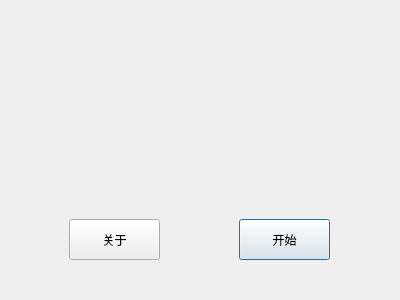
<?xml version="1.0" encoding="UTF-8"?>
<ui version="4.0">
 <class>Dialog</class>
 <widget class="QDialog" name="Dialog">
  <property name="geometry">
   <rect>
    <x>0</x>
    <y>0</y>
    <width>400</width>
    <height>300</height>
   </rect>
  </property>
  <property name="windowTitle">
   <string>Dialog</string>
  </property>
  <property name="styleSheet">
   <string notr="true"/>
  </property>
  <widget class="QPushButton" name="pushButton_start">
   <property name="geometry">
    <rect>
     <x>239</x>
     <y>219</y>
     <width>91</width>
     <height>41</height>
    </rect>
   </property>
   <property name="text">
    <string>开始</string>
   </property>
  </widget>
  <widget class="QPushButton" name="pushButton_about">
   <property name="geometry">
    <rect>
     <x>69</x>
     <y>219</y>
     <width>91</width>
     <height>41</height>
    </rect>
   </property>
   <property name="text">
    <string>关于</string>
   </property>
  </widget>
  <widget class="QLabel" name="label">
   <property name="geometry">
    <rect>
     <x>110</x>
     <y>50</y>
     <width>171</width>
     <height>41</height>
    </rect>
   </property>
   <property name="text">
    <string/>
   </property>
  </widget>
  <widget class="QLabel" name="label2">
   <property name="geometry">
    <rect>
     <x>90</x>
     <y>120</y>
     <width>231</width>
     <height>71</height>
    </rect>
   </property>
   <property name="text">
    <string/>
   </property>
  </widget>
 </widget>
 <resources/>
 <connections/>
</ui>
